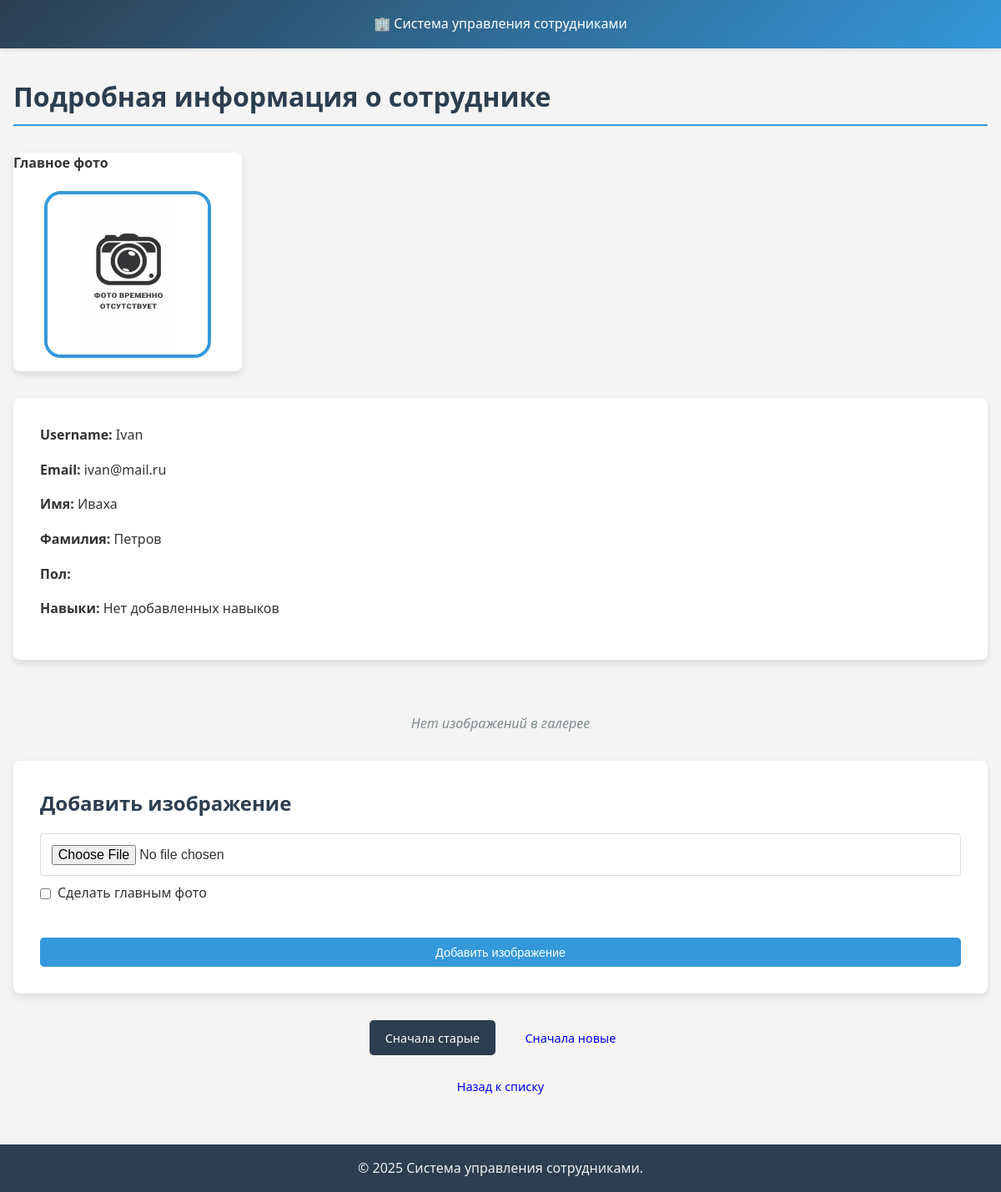
/employees/6/ (signed in), run on an earlier commit of the app's database.
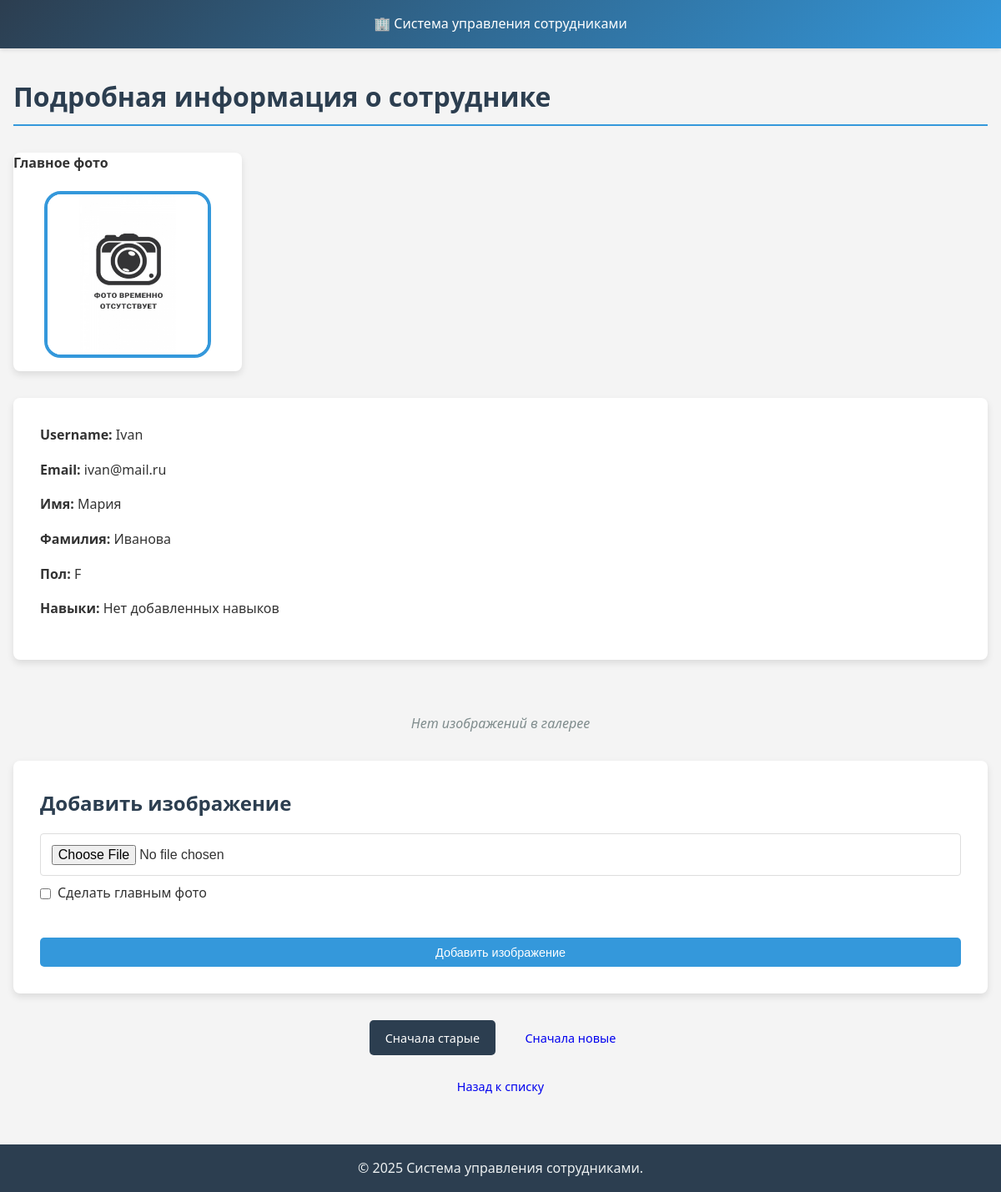
And on a later commit of the database.
### employees/models.py (models this page shows, shortened)
class Employee(AbstractUser):
    GENDER_CHOICES = [
        ("M", "Мужской"),
        ("F", "Женский"),
    ]
    email = models.EmailField(
        unique=True,
        verbose_name="Email",
        blank=False,
    )
    username = models.CharField(
        max_length=150,
        unique=True,
        verbose_name="Логин",
    )
    middle_name = models.CharField(max_length=100, blank=True, verbose_name="Отчество")
    gender = models.CharField(max_length=1, choices=GENDER_CHOICES, verbose_name="Пол")
    description = models.TextField(blank=True, verbose_name="Описание")
    """
    groups = models.ManyToManyField(
        Group,
        verbose_name="Группы",
        blank=True,
        related_name="employee_groups",  # чтобы избежать конфликтов
        related_query_name="employees",
    )
    """
    class Meta:
        ordering = ('-date_joined',)
        verbose_name = "Сотрудник"
        verbose_name_plural = "Сотрудники"

### employees/views.py (the view)
# urls.py: path("<int:pk>/", EmployeeDetailViews.as_view(), name="detail"),
class EmployeeDetailViews(LoginRequiredMixin, DetailView):
    model = Employee
    template_name = "employees/employee_details.html"
    context_object_name = "emp"
    @staticmethod
    def get_sorted_images(employee, sort_order):
        if sort_order == "desc":
            return employee.images.all().order_by("-order")
        return employee.images.all().order_by("order")
    def get_context_data(self, **kwargs):
        context = super().get_context_data(**kwargs)
        emp = self.object
        main_photo = emp.images.filter(is_main=True).first()
        sort_order = self.request.GET.get("sort", "asc")
        images = self.get_sorted_images(emp, sort_order)
        context.update({
            'images': images,
            "current_sort": sort_order,
            'main_photo': main_photo,
        })
        return context

### templates/employees/employee_details.html (shortened to what the changed rows need)
{% extends 'base.html' %}
{% load static %}
{% block extra_css %}
    <link rel="stylesheet" href="{% static 'css/employee/employee_details.css' %}">
{% endblock %}
{% block content %}
    <h1>Подробная информация о сотруднике</h1>
    <div>
        <div class="employee-info">
            <p><strong>Username:</strong> {{ emp.username }}</p>
            <p><strong>Email:</strong> {{ emp.email }}</p>
            <p><strong>Имя:</strong> {{ emp.first_name }}</p>
            <p><strong>Фамилия:</strong> {{ emp.last_name }}</p>
            <p><strong>Пол:</strong> {{emp.gender}}</p>
            {% if emp.skills.all %}
                <p><strong>Навыки:</strong></p>
                    <ul class="skills-list">
                        {% for skill in emp.skills.all %}
                            <li>{{ skill.get_skill_display }} (уровень {{ skill.level }}/10)</li>
                        {% endfor %}
                    </ul>
            {% else %}
                <p><strong>Навыки:</strong> Нет добавленных навыков</p>
            {% endif %}
        </div>
        <div class="add-image-section">
            <h2>Добавить изображение</h2>
        </div>
    </div>
{% endblock %}

What changed in the data, as far as the page shows it:
changed Employee "Ivan": first_name "Иваха" → "Мария"; last_name "Петров" → "Иванова"; gender (not shown) → "F"
